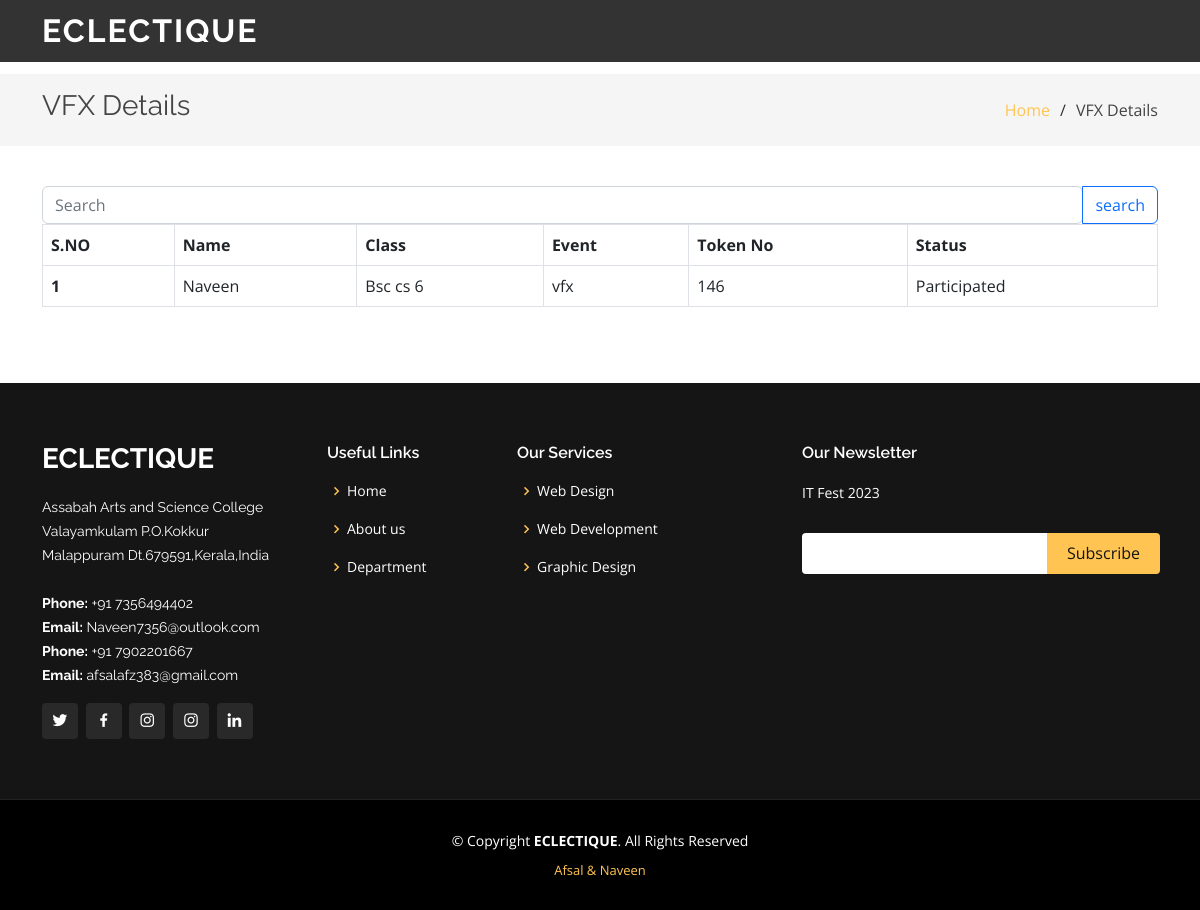
Screenshot of /vfx_view with the database file from the repository.
### tables this page shows
CREATE TABLE user(user_id INTEGER PRIMARY KEY AUTOINCREMENT, name TEXT, class TEXT, event TEXT, status TEXT);

### app.py (the view)
@app.route("/vfx_view")
def vfx_view():
    res = db.execute("SELECT * FROM user WHERE event = ? ORDER BY status DESC", "vfx")
    return render_template("admin/vfx.html", data=res)

### templates/admin/vfx.html (shortened to what this page needs)
<!DOCTYPE html>
<html lang="en">
<head>
  <link href="/static/assets/vendor/aos/aos.css" rel="stylesheet">
  <link href="/static/assets/vendor/bootstrap/css/bootstrap.min.css" rel="stylesheet">
  <link href="/static/assets/vendor/bootstrap-icons/bootstrap-icons.css" rel="stylesheet">
  <link href="/static/assets/vendor/boxicons/css/boxicons.min.css" rel="stylesheet">
  <link href="/static/assets/vendor/glightbox/css/glightbox.min.css" rel="stylesheet">
  <link href="/static/assets/vendor/remixicon/remixicon.css" rel="stylesheet">
  <link href="/static/assets/vendor/swiper/swiper-bundle.min.css" rel="stylesheet">
  <link href="/static/assets/css/style.css" rel="stylesheet">
</head>
<body>
  <body>
    <header id="header" class="fixed-top header-inner-pages">
      <div class="container d-flex align-items-center justify-content-lg-between">
        <h1 class="logo me-auto me-lg-0"><a href="/">ECLECTIQUE</a></h1>
      </div>
    </header>
    <main id="main">
      <section id="breadcrumbs" class="breadcrumbs">
        <div class="container">
          <div class="d-flex justify-content-between align-items-center">
            <h2>VFX Details</h2>
            <ol>
              <li><a href="/">Home</a></li>
              <li>VFX Details</li>
            </ol>
          </div>
        </div>
      </section>
      <section id="portfolio-details" class="portfolio-details">
        <div id="services" class="contact-area">
          <div class="contact-inner area-padding">
            <div class="container ">
              <div class="row">
                <form method="post" action="/vfx_view_post">
                  <div class="input-group">
                    <input type="search" name="name" class="form-control rounded" placeholder="Search" aria-label="Search" aria-describedby="search-addon" />
                    <button type="submit" class="btn btn-outline-primary">search</button>
                  </div>
                  </form>
                  <div class="table-responsive">
                <table class="table table-bordered">
                  <tr>
                    <th>S.NO</th>
                    <th>Name</th>
                    <th>Class</th>
                    <th>Event</th>
                    <th>Token No</th>
                    <th>Status</th>
                  </tr>
                  {% for i in data %}
                  <tr>
                    <th>{{loop.index}}&nbsp;</th>
                    <td>{{i["name"]}}&nbsp;</td>
                    <td>{{i["class"]}}&nbsp;</td>
                    <td>{{i["event"]}}</td>
                    <td>{{i["user_id"]}}</td>
                    <td>
                      {% if i.status == 'pending' %}
                      <a href="/v_participate/{{ i['user_id'] }}"><input class="btn btn-info" type="button" value="Enter"></a>
                      {% else %}
                      Participated
                      {% endif %}
                    </td>
                  </tr>
                  {% endfor %}
                </table>
              </div>
              </div>
            </div>
      </div>
       </div>
      </section>
    </main>
    <footer id="footer">
      <div class="footer-top">
        <div class="container">
          <div class="row">
            <div class="col-lg-3 col-md-6">
              <div class="footer-info">
                <h3>ECLECTIQUE</h3>
                <p>
                  Assabah Arts and Science College <br>
                  Valayamkulam P.O.Kokkur<br>
                  Malappuram Dt.679591,Kerala,India<br><br>
                  <strong>Phone:</strong> +91 7356494402<br>
                  <strong>Email:</strong> Naveen7356@outlook.com<br>
          <strong>Phone:</strong> +91 7902201667<br>
                  <strong>Email:</strong> afsalafz383@gmail.com<br>
                </p>
                <div class="social-links mt-3">
                  <a href="https://twitter.com/i/flow/login" class="twitter"><i class="bx bxl-twitter"></i></a>
                  <a href="https://www.facebook.com/naveen.c.7796" class="facebook"><i class="bx bxl-facebook"></i></a>
                  <a href="https://instagram.com/naveen_.c?igshid=YmMyMTA2M2Y=" class="instagram"><i class="bx bxl-instagram"></i></a>
                  <a href="#" class="instagram"><i class="bx bxl-instagram"></i></a>
                  <a href="https://www.linkedin.com/login" class="linkedin"><i class="bx bxl-linkedin"></i></a>
                </div>
              </div>
            </div>
            <div class="col-lg-2 col-md-6 footer-links">
              <h4>Useful Links</h4>
              <ul>
                <li><i class="bx bx-chevron-right"></i> <a href="#home">Home</a></li>
                <li><i class="bx bx-chevron-right"></i> <a href="#about">About us</a></li>
                <li><i class="bx bx-chevron-right"></i> <a href="http://www.assabahasc.org/computer-science-and-application.html">Department</a></li>
              </ul>
            </div>
            <div class="col-lg-3 col-md-6 footer-links">
              <h4>Our Services</h4>
              <ul>
                <li><i class="bx bx-chevron-right"></i> <a href="#">Web Design</a></li>
                <li><i class="bx bx-chevron-right"></i> <a href="#">Web Development</a></li>
                <li><i class="bx bx-chevron-right"></i> <a href="#">Graphic Design</a></li>
              </ul>
            </div>
            <div class="col-lg-4 col-md-6 footer-newsletter">
              <h4>Our Newsletter</h4>
              <p>IT Fest 2023</p>
              <form>
                <input type="email" name="email"><input type="submit" value="Subscribe">
              </form>
            </div>
          </div>
        </div>
      </div>
      <div class="container">
        <div class="copyright">
          &copy; Copyright <strong><span>ECLECTIQUE</span></strong>. All Rights Reserved
        </div>
        <div class="credits">
          <a href="https://instagram.com/naveen_.c?igshid=YmMyMTA2M2Y=">Afsal  & Naveen</a>
        </div>
      </div>
    </footer>
  </body>
  </html>

### static/assets/css/style.css (style rules this page uses)
body { font-family: "Open Sans", sans-serif; color: #444444; }
a { color: #ffc451; text-decoration: none; }
h1, h2, h3, h4, h5, h6 { font-family: "Raleway", sans-serif; }
#header { transition: all 0.5s; z-index: 997; padding: 15px 0; }
#header.header-scrolled, #header.header-inner-pages { background: rgba(0, 0, 0, 0.8); }
#header .logo { font-size: 32px; margin: 0; padding: 0; line-height: 1; font-weight: 700; letter-spacing: 2px; text-transform: uppercase; }
#header .logo a { color: #fff; }
section { padding: 60px 0; overflow: hidden; }
.portfolio-details { padding-top: 40px; }
.breadcrumbs { padding: 15px 0; background: whitesmoke; min-height: 40px; margin-top: 74px; }
.breadcrumbs h2 { font-size: 28px; font-weight: 400; }
.breadcrumbs ol { display: flex; flex-wrap: wrap; list-style: none; padding: 0; margin: 0; }
.breadcrumbs ol li+li { padding-left: 10px; }
.breadcrumbs ol li+li::before { display: inline-block; padding-right: 10px; color: #2f2f2f; content: "/"; }
#footer { background: black; padding: 0 0 30px 0; color: #fff; font-size: 14px; }
#footer .footer-top { background: #151515; border-bottom: 1px solid #222222; padding: 60px 0 30px 0; }
#footer .footer-top .footer-info { margin-bottom: 30px; }
#footer .footer-top .footer-info h3 { font-size: 28px; margin: 0 0 20px 0; padding: 2px 0 2px 0; line-height: 1; font-weight: 700; text-transform: uppercase; }
#footer .footer-top .footer-info p { font-size: 14px; line-height: 24px; margin-bottom: 0; font-family: "Raleway", sans-serif; color: #fff; }
#footer .footer-top .social-links a { font-size: 18px; display: inline-block; background: #292929; color: #fff; line-height: 1; padding: 8px 0; margin-right: 4px; border-radius: 4px; text-align: center; width: 36px; height: 36px; transition: 0.3s; }
#footer .footer-top h4 { font-size: 16px; font-weight: 600; color: #fff; position: relative; padding-bottom: 12px; }
#footer .footer-top .footer-links { margin-bottom: 30px; }
#footer .footer-top .footer-links ul { list-style: none; padding: 0; margin: 0; }
#footer .footer-top .footer-links ul i { padding-right: 2px; color: #ffc451; font-size: 18px; line-height: 1; }
#footer .footer-top .footer-links ul li { padding: 10px 0; display: flex; align-items: center; }
#footer .footer-top .footer-links ul li:first-child { padding-top: 0; }
#footer .footer-top .footer-links ul a { color: #fff; transition: 0.3s; display: inline-block; line-height: 1; }
#footer .footer-top .footer-newsletter form { margin-top: 30px; background: #fff; padding: 6px 10px; position: relative; border-radius: 4px; }
#footer .footer-top .footer-newsletter form input[type=email] { border: 0; padding: 4px; width: calc(100% - 110px); }
#footer .footer-top .footer-newsletter form input[type=submit] { position: absolute; top: 0; right: -2px; bottom: 0; border: 0; background: none; font-size: 16px; padding: 0 20px; background: #ffc451; color: #151515; transition: 0.3s; border-radius: 0 4px 4px 0; }
#footer .copyright { text-align: center; padding-top: 30px; }
#footer .credits { padding-top: 10px; text-align: center; font-size: 13px; color: #fff; }

### rows the page displays
user: name "Naveen", class "Bsc cs 6", event "vfx", user_id "146", status "Participated"
